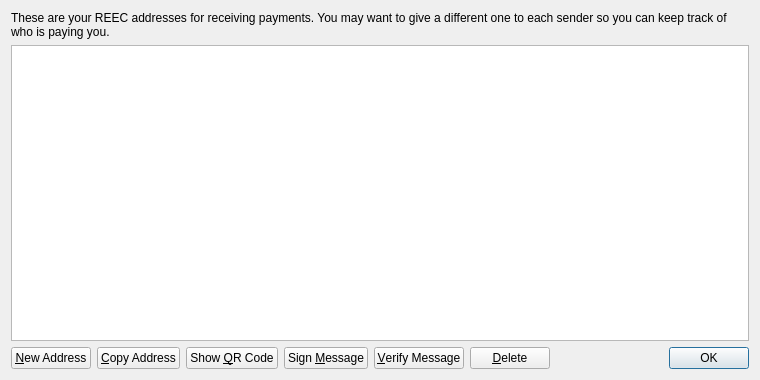
<?xml version="1.0" encoding="UTF-8"?>
<ui version="4.0">
 <class>AddressBookPage</class>
 <widget class="QWidget" name="AddressBookPage">
  <property name="geometry">
   <rect>
    <x>0</x>
    <y>0</y>
    <width>760</width>
    <height>380</height>
   </rect>
  </property>
  <property name="windowTitle">
   <string>Address Book</string>
  </property>
  <layout class="QVBoxLayout" name="verticalLayout">
   <item>
    <widget class="QLabel" name="labelExplanation">
     <property name="text">
      <string>These are your REEC addresses for receiving payments. You may want to give a different one to each sender so you can keep track of who is paying you.</string>
     </property>
     <property name="textFormat">
      <enum>Qt::PlainText</enum>
     </property>
     <property name="wordWrap">
      <bool>true</bool>
     </property>
    </widget>
   </item>
   <item>
    <widget class="QTableView" name="tableView">
     <property name="contextMenuPolicy">
      <enum>Qt::CustomContextMenu</enum>
     </property>
     <property name="toolTip">
      <string>Double-click to edit address or label</string>
     </property>
     <property name="tabKeyNavigation">
      <bool>false</bool>
     </property>
     <property name="selectionMode">
      <enum>QAbstractItemView::SingleSelection</enum>
     </property>
     <property name="selectionBehavior">
      <enum>QAbstractItemView::SelectRows</enum>
     </property>
     <property name="sortingEnabled">
      <bool>true</bool>
     </property>
     <attribute name="verticalHeaderVisible">
      <bool>false</bool>
     </attribute>
    </widget>
   </item>
   <item>
    <layout class="QHBoxLayout" name="horizontalLayout">
     <item>
      <widget class="QPushButton" name="newAddressButton">
       <property name="toolTip">
        <string>Create a new address</string>
       </property>
       <property name="text">
        <string>&amp;New Address</string>
       </property>
      </widget>
     </item>
     <item>
      <widget class="QPushButton" name="copyToClipboard">
       <property name="toolTip">
        <string>Copy the currently selected address to the system clipboard</string>
       </property>
       <property name="text">
        <string>&amp;Copy Address</string>
       </property>
      </widget>
     </item>
     <item>
      <widget class="QPushButton" name="showQRCode">
       <property name="text">
        <string>Show &amp;QR Code</string>
       </property>
      </widget>
     </item>
     <item>
      <widget class="QPushButton" name="signMessage">
       <property name="toolTip">
        <string>Sign a message to prove you own a REEC address</string>
       </property>
       <property name="text">
        <string>Sign &amp;Message</string>
       </property>
      </widget>
     </item>
     <item>
      <widget class="QPushButton" name="verifyMessage">
       <property name="toolTip">
        <string>Verify a message to ensure it was signed with a specified REEC address</string>
       </property>
       <property name="text">
        <string>&amp;Verify Message</string>
       </property>
      </widget>
     </item>
     <item>
      <widget class="QPushButton" name="deleteButton">
       <property name="toolTip">
        <string>Delete the currently selected address from the list</string>
       </property>
       <property name="text">
        <string>&amp;Delete</string>
       </property>
      </widget>
     </item>
     <item>
      <spacer name="horizontalSpacer">
       <property name="orientation">
        <enum>Qt::Horizontal</enum>
       </property>
       <property name="sizeHint" stdset="0">
        <size>
         <width>40</width>
         <height>20</height>
        </size>
       </property>
      </spacer>
     </item>
     <item>
      <widget class="QDialogButtonBox" name="buttonBox">
       <property name="sizePolicy">
        <sizepolicy hsizetype="Maximum" vsizetype="Fixed">
         <horstretch>0</horstretch>
         <verstretch>0</verstretch>
        </sizepolicy>
       </property>
       <property name="standardButtons">
        <set>QDialogButtonBox::Ok</set>
       </property>
      </widget>
     </item>
    </layout>
   </item>
  </layout>
 </widget>
 <resources>
  <include location="../bitcoin.qrc"/>
 </resources>
 <connections/>
</ui>
